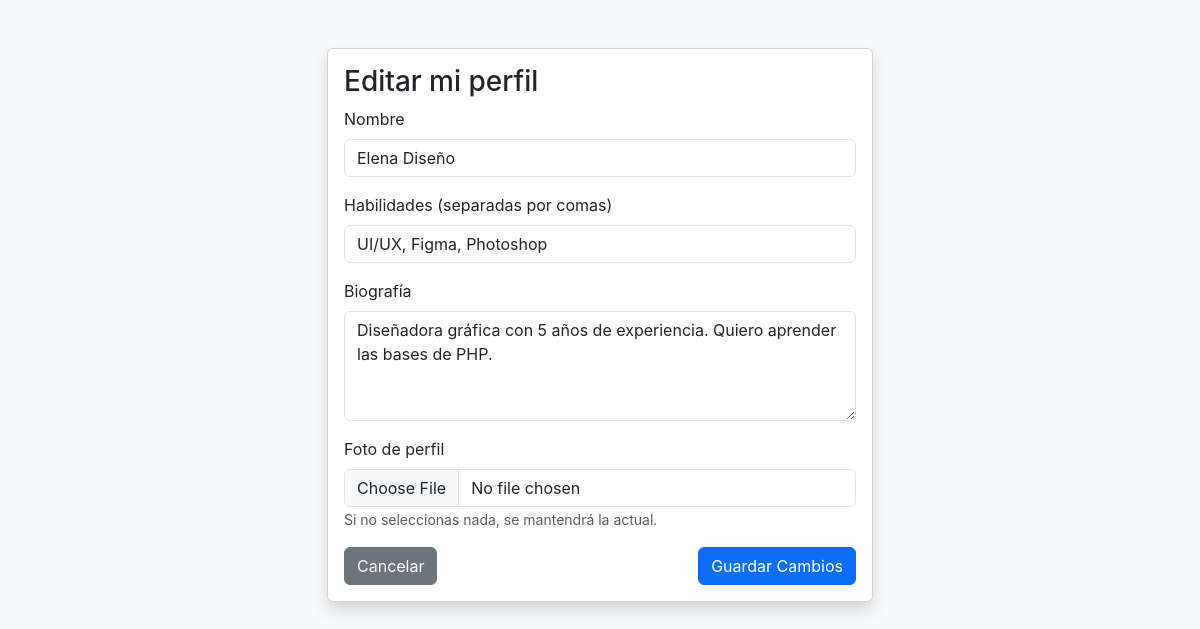
Screenshot of /editar_perfil.php (signed in) with the database file from the repository.
### tables this page shows
CREATE TABLE IF NOT EXISTS usuarios (
    id INT AUTO_INCREMENT PRIMARY KEY,
    nombre VARCHAR(100) NOT NULL,
    email VARCHAR(150) NOT NULL UNIQUE,
    password VARCHAR(255) NOT NULL,
    habilidades TEXT,  
    bio TEXT,
    avatar VARCHAR(255) DEFAULT 'default.png',
    fecha_registro TIMESTAMP DEFAULT CURRENT_TIMESTAMP
);

### editar_perfil.php (the view, shortened to what this page needs)
<?php
include 'phpscripts/dbconn.php';
$user_id = $_SESSION['user_id'];
$stmt = $conn->prepare("SELECT nombre, habilidades, bio, avatar FROM usuarios WHERE id = ?");
$stmt->bind_param("i", $user_id);
$stmt->execute();
$datos = $stmt->get_result()->fetch_assoc();
?>
<!DOCTYPE html>
<html lang="es">
<head>
    <link href="https://cdn.jsdelivr.net/npm/bootstrap@5.3.0/dist/css/bootstrap.min.css" rel="stylesheet">
    <link rel="stylesheet" href="css/style.css">
</head>
<body>
    <div class="container mt-5">
        <div class="row justify-content-center">
            <div class="col-md-6">
                <div class="card shadow">
                    <div class="card-body">
                        <h3>Editar mi perfil</h3>
                        <form action="" method="POST" enctype="multipart/form-data">
                            <div class="mb-3">
                                <label class="form-label">Nombre</label>
                                <input type="text" name="nombre" class="form-control"
                                    value="<?php echo htmlspecialchars($datos['nombre']); ?>" required>
                            </div>
                            <div class="mb-3">
                                <label class="form-label">Habilidades (separadas por comas)</label>
                                <input type="text" name="habilidades" class="form-control"
                                    value="<?php echo htmlspecialchars($datos['habilidades'] ?? ''); ?>">
                            </div>
                            <div class="mb-3">
                                <label class="form-label">Biografía</label>
                                <textarea name="bio" class="form-control"
                                    rows="4"><?php echo htmlspecialchars($datos['bio'] ?? ''); ?></textarea>
                            </div>
                            <div class="mb-3">
                                <label class="form-label">Foto de perfil</label>
                                <input type="file" name="foto" class="form-control" accept="image/*">
                                <small class="text-muted">Si no seleccionas nada, se mantendrá la actual.</small>
                            </div>
                            <div class="d-flex justify-content-between">
                                <a href="perfil.php" class="btn btn-secondary">Cancelar</a>
                                <button type="submit" class="btn btn-primary">Guardar Cambios</button>
                            </div>
                        </form>
                    </div>
                </div>
            </div>
        </div>
    </div>
</body>
</html>

### css/style.css (style rules this page uses)
body { font-family: 'SF Pro Display'; font-weight: normal; background-color: #f8f9fa; }

### rows the page displays
usuarios: nombre "Elena Diseño", habilidades "UI/UX, Figma, Photoshop", bio "Diseñadora gráfica con 5 años de experiencia. Quiero aprender las bases de PHP."
